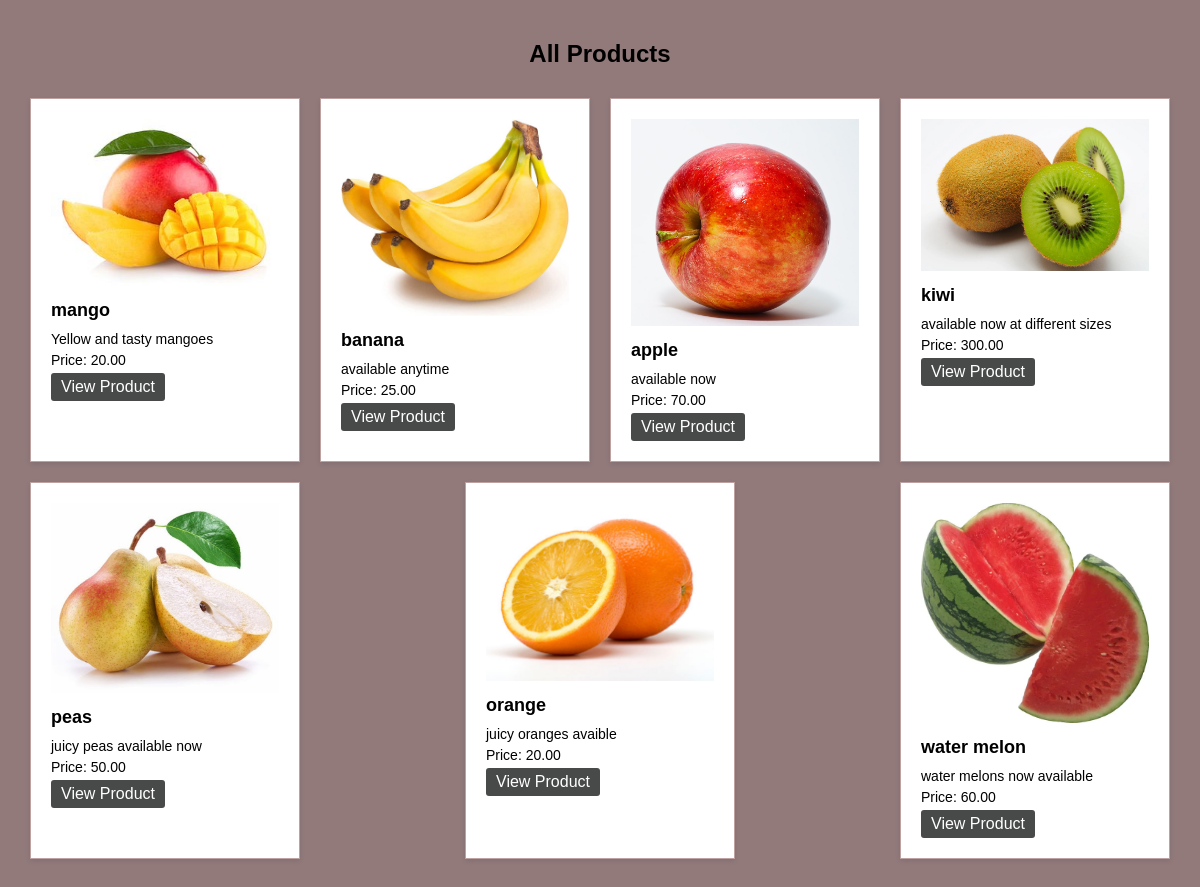
Before: /inventory/products/list/ with the older database file.
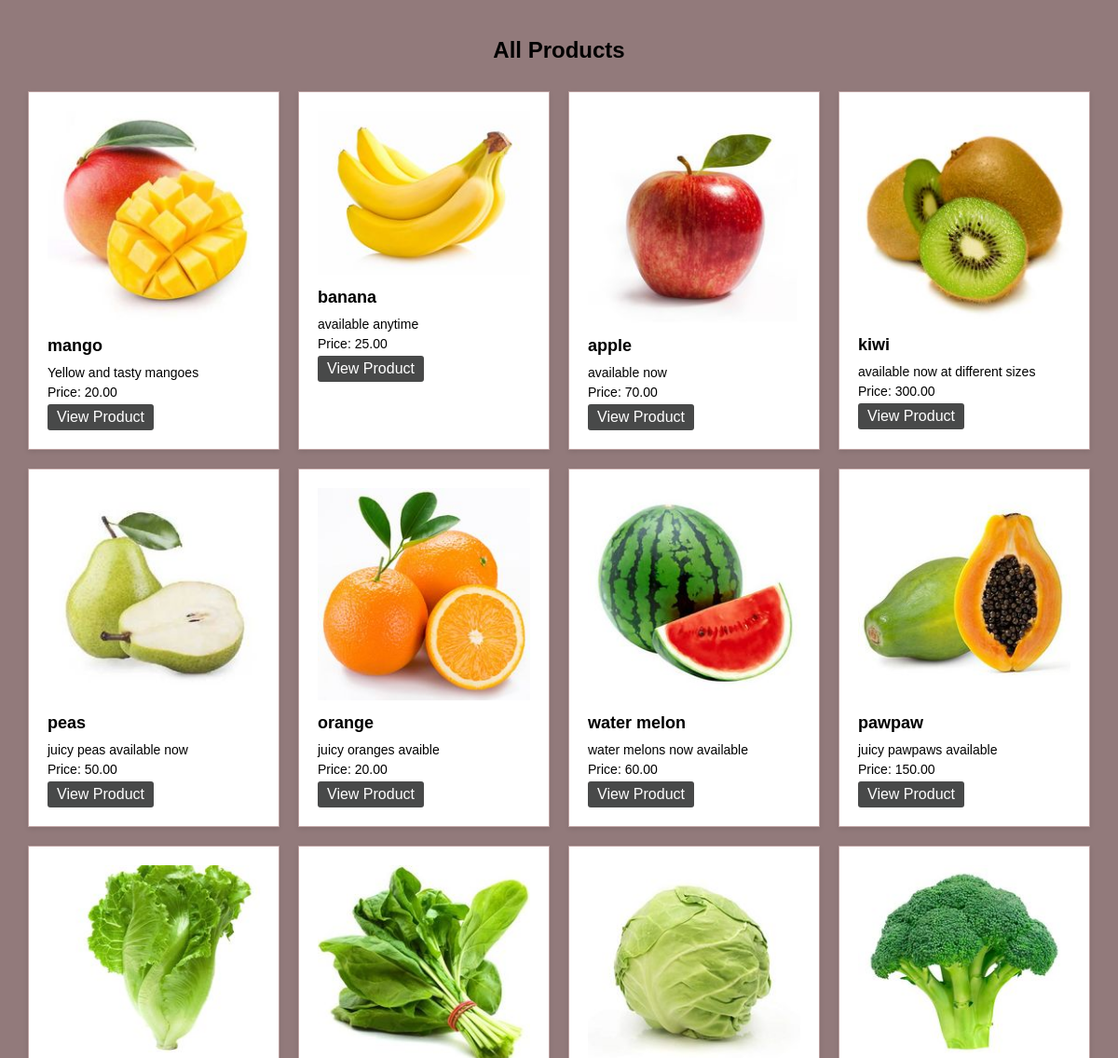
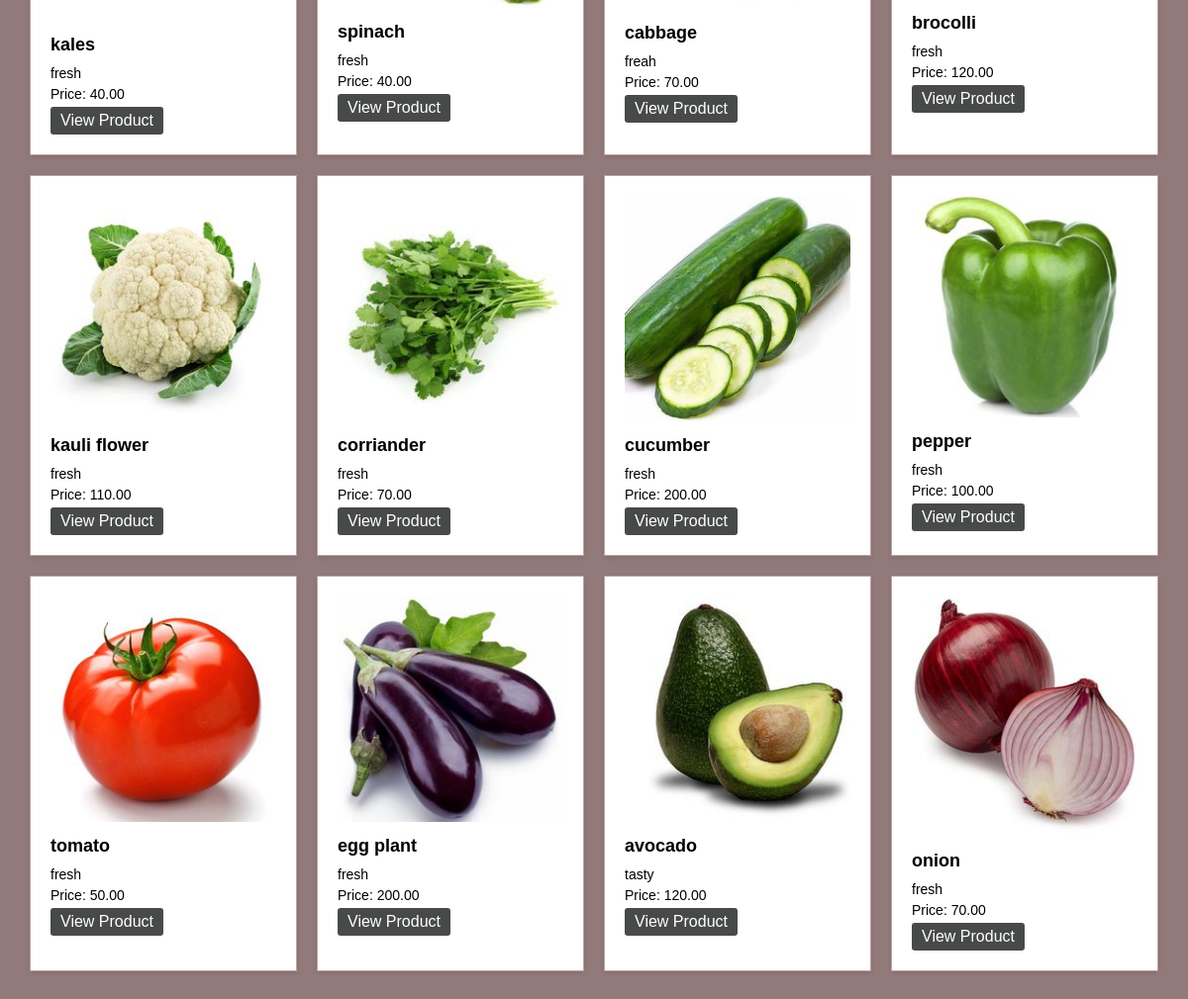
After: the same page with the newer database file (2 pictures, top to bottom).
### inventory/models.py (models this page shows)
class Product(models.Model):
    name = models.CharField(max_length=32)
    price = models.DecimalField(max_digits=8, decimal_places=2)
    stock = models.PositiveIntegerField()
    image = models.ImageField()
    description = models.TextField()
    date_created = models.DateTimeField(auto_now_add=True)
    date_update = models.DateTimeField(auto_now=True)

### inventory/views.py (the view)
# urls.py: path("products/list/",products_list_view,name="products_list_view"),
def products_list_view(request):
    products = Product.objects.all()
    return render(request,"inventory/products_list.html",{"products":products})

### templates/inventory/products_list.html (shortened to what this page needs)
<!DOCTYPE html>
<html lang="en">
<head>
</head>
<body>
    <h2 class="heading">All Products</h2>
    <div class="item-container">
        {% for product in products %}
        <div class="item">
            <div class="item-image">
                <img src="{{ product.image.url }}" alt="{{ product.name }}">
            </div>
            <div class="item-details">
                <h3>{{ product.name }}</h3>
                <p>{{ product.description }}</p>
                <p>Price: {{ product.price }}</p>
                <a href="{% url 'product_detail_view' id=product.id %}">View Product</a>
            </div>
        </div>
        {% endfor %}
    </div>
</body>
</html>

### templates/inventory/products_list.html (style rules this page uses)
body { font-family: Arial, sans-serif; background-color: #927a7b; margin: 0; padding: 20px; }
.item-container { display: flex; flex-wrap: wrap; justify-content: space-between; }
.item { width: calc(25% - 20px); margin: 10px; background-color: #ffffff; border: 1px solid #bea2a2; padding: 20px; box-sizing: border-box; box-shadow: 0 2px 5px rgba(0, 0, 0, 0.1); }
.item-image img { max-width: 100%; height: auto; }
.item-details h3 { font-size: 18px; margin: 10px 0; }
.item-details p { font-size: 14px; margin: 5px 0; }
.item-details a { display: inline-block; padding: 5px 10px; background-color: #484949; color: #fff; text-decoration: none; border-radius: 3px; transition: background-color 0.3s; }
.heading { text-align: center; }

Changed rows visible on the page:
changed Product "mango": image: a different picture
changed Product "banana": image: a different picture
changed Product "apple": image: a different picture
changed Product "kiwi": image: a different picture
changed Product "peas": image: a different picture
changed Product "orange": image: a different picture
changed Product "water melon": image: a different picture
added Product: image (picture), name "pawpaw", description "juicy pawpaws available", price "150.00"
added Product: image (picture), name "kales", description "fresh", price "40.00"
added Product: image (picture), name "spinach", description "fresh", price "40.00"
added Product: image (picture), name "cabbage", description "freah", price "70.00"
added Product: image (picture), name "brocolli", description "fresh", price "120.00"
added Product: image (picture), name "kauli flower", description "fresh", price "110.00"
added Product: image (picture), name "corriander", description "fresh", price "70.00"
added Product: image (picture), name "cucumber", description "fresh", price "200.00"
added Product: image (picture), name "pepper", description "fresh", price "100.00"
added Product: image (picture), name "tomato", description "fresh", price "50.00"
added Product: image (picture), name "egg plant", description "fresh", price "200.00"
added Product: image (picture), name "avocado", description "tasty", price "120.00"
added Product: image (picture), name "onion", description "fresh", price "70.00"
